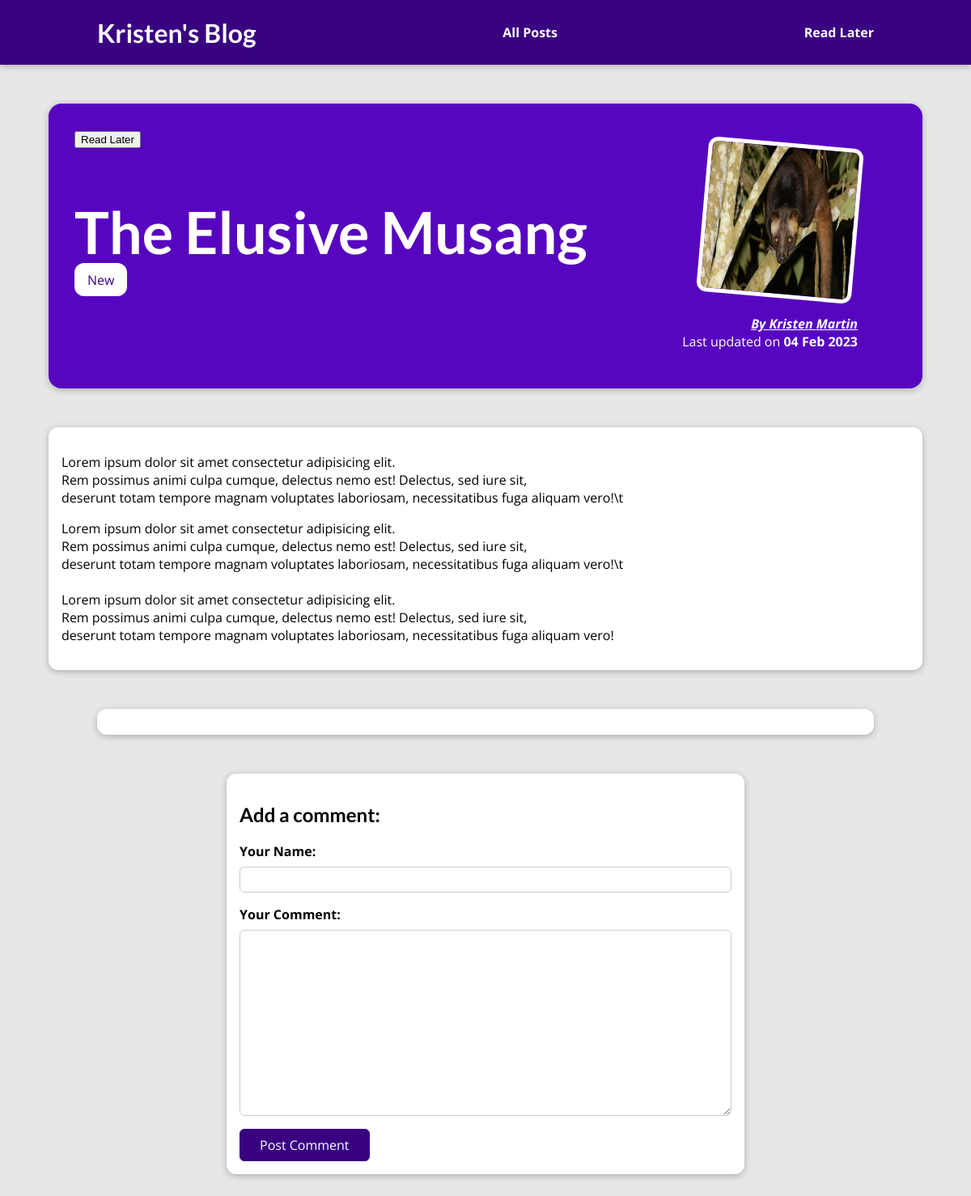
The page /posts/the-elusive-musang/ on the database as committed earlier.
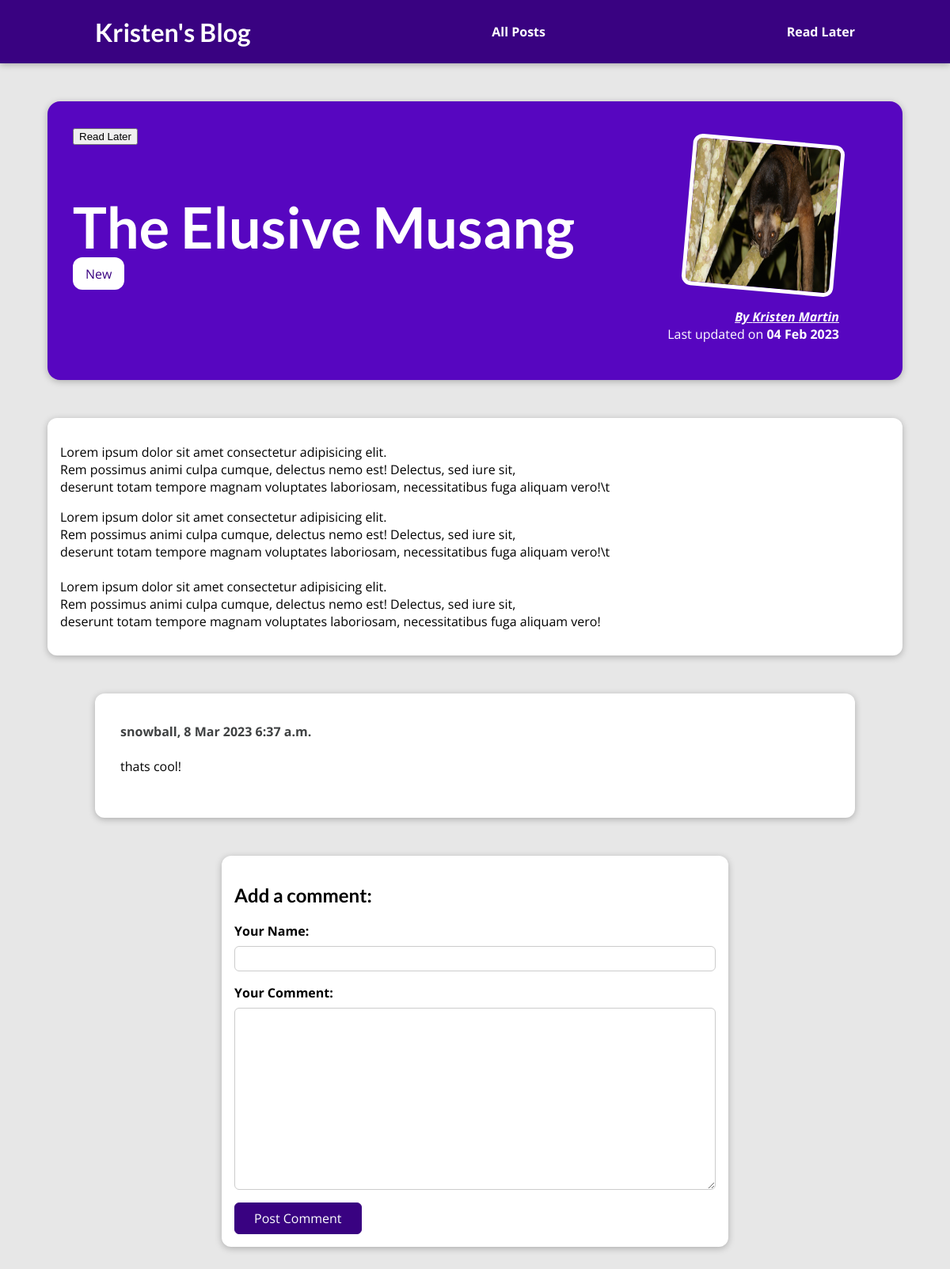
The same page on the database as committed later.
### blog/models.py (models this page shows, shortened)
class Tag(models.Model):
    caption = models.CharField(max_length=75)

class Comment(models.Model):
    user_name = models.CharField(max_length=30)
    comment_content = models.TextField(max_length=200)
    date = models.DateTimeField(auto_now_add=True)
    blog_post = models.ForeignKey(Post, on_delete=models.CASCADE, null=True)

### blog/views.py (the view)
# urls.py: path("posts/<slug:slug>/", views.GetPost.as_view(), name="post"),
class GetPost(DetailView):
    model = Post
    template_name = "blog/post.html"
    def get_context_data(self, **kwargs):
        context = super().get_context_data(**kwargs)
        context["form"] = CommentForm()
        context["comments"] = self.object.comment_set.all().order_by("-date")
        context["tags"] = self.object.tags.all()
        context["read_later_alert"] = False
        return context
    def post(self, request, slug):
        specific_post = get_object_or_404(Post, slug=slug)
        comments = specific_post.comment_set.all().order_by("-date")
        post_tags = specific_post.tags.all()
        if "submit_comment_button" in request.POST:
            form = CommentForm(request.POST)
            if form.is_valid():
                new_data = form.cleaned_data
                name = new_data["user_name"]
                content = new_data["comment_content"]
                new_comment = Comment(
                    user_name=name, comment_content=content, blog_post=specific_post)
                new_comment.save()
                return HttpResponseRedirect(reverse("post", args=[slug]))
            else:
                return render(request, "blog/post.html", {"post": specific_post, "form": form, "comments": comments, "tags": post_tags, "read_later_alert": False})
        elif "read_later_button" in request.POST:
            form = CommentForm()
            post_id = specific_post.id
            if "read_later" not in request.session:
                request.session["read_later"] = [post_id]
            elif post_id in request.session["read_later"]:
                return render(request, "blog/post.html", {"post": specific_post, "form": form, "comments": comments, "tags": post_tags, "read_later_alert": True})
            else:
                request.session["read_later"].append(post_id)
            return HttpResponseRedirect(reverse("post", args=[slug]))

### blog/forms.py
class CommentForm(forms.ModelForm):
    class Meta:
        model = Comment
        fields = "__all__"
        exclude = ["date", "blog_post"]
        labels = {"user_name": "Your Name", "comment_content": "Your Comment"}

### blog/templates/blog/post.html (shortened to what this page needs)
{% extends "base.html" %}
{% load static %}
{% block page_css %}
    <link rel="stylesheet" href="{% static 'blog/post-detail.css' %}">
{% endblock %}
{% block content %}
{% include "blog/includes/header.html" %}
    <section id="summary">
        <form action="/posts/{{post.slug}}/" method="POST" id="read-later-form">
            <button type="submit" name="read_later_button">Read Later</button>
        </form>
        <h2>{{ post.title }}</h2>
        <div>
                {% for tag in tags %}
                    <span class="tag">{{ tag.caption }}</span>
                {% endfor %}
        </div>
        <article>
            <img src="{{ post.image_name.url }}" alt="Post {{ post.title }}" />
            <address><a href="mailto:{{post.author.email_address}}">By {{ post.author.first_name }} {{ post.author.last_name }}</a></address>
            <div>
                Last updated on <time>{{ post.date|date:"d M Y" }}</time>
            </div>
        </article>
    </section>
    <main>
            <p>{{ post.content|linebreaks }}</p>
    </main>
    <section id="comments">
    {% for comment in comments %}
        <h4>{{comment.user_name}}, {{comment.date|date:"j M Y P"}}</h4>
        <p>{{comment.comment_content|linebreaks}}</p>
        <br>
    {% endfor %}
    </section>
    <section id="comment-form">
        <h2>Add a comment:</h2>
        <form action="/posts/{{post.slug}}/" method="POST">
                {% for form_field in form %}
                    <div class="form-control {% if form_field.errors %} invalid {% endif %}">
                        {{ form_field.label_tag }}
                        {{ form_field }}
                    </div>
                {% endfor %}
            <button type="submit" name="submit_comment_button">Post Comment</button>
        </form>
    </section>
{% endblock %}

Rows that differ between the two databases and show on the page:
now on this page (row edited): Comment: user_name "snowball", date "8 Mar 2023 6:37 a.m.", comment_content "thats cool!"
